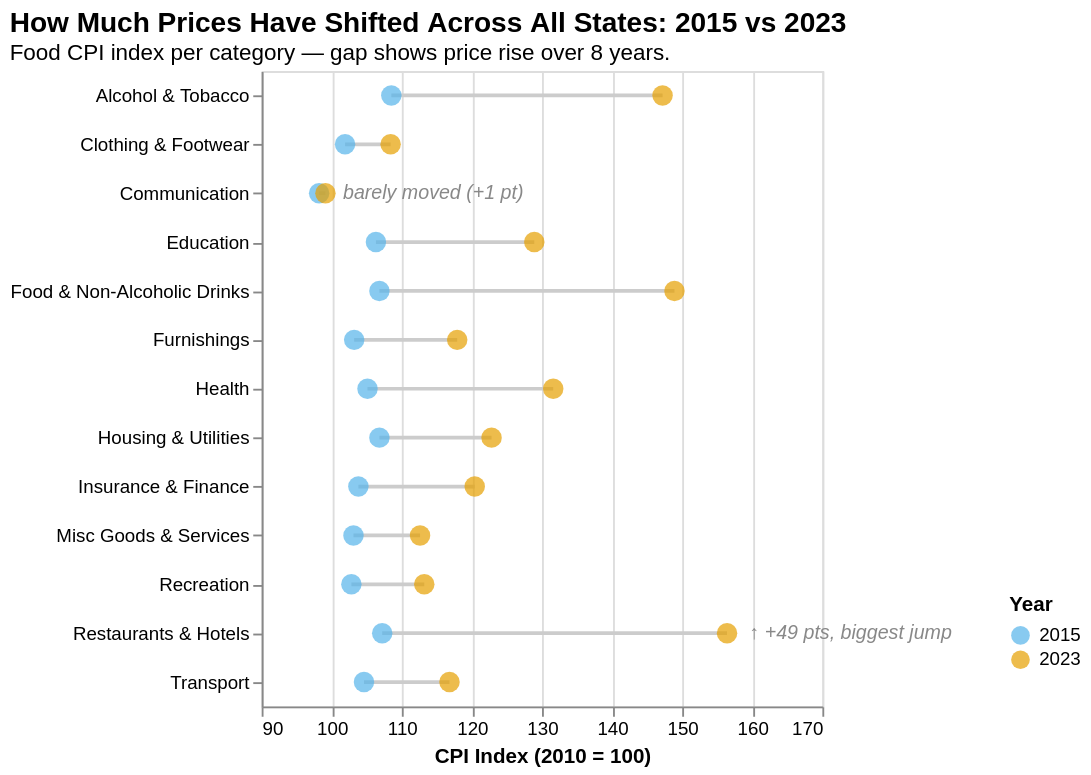

The Vega-Lite source for this figure:
### Vega-Lite specification from a JSON file in a GitHub repository (floating-point values rounded to 4 significant figures)
{"$schema": "https://vega.github.io/schema/vega-lite/v5.json", "title": {"text": "How Much Prices Have Shifted Across All States: 2015 vs 2023", "subtitle": "Food CPI index per category — gap shows price rise over 8 years.", "anchor": "start", "fontSize": 15, "subtitleFontSize": 12}, "width": "container", "height": 340, "data": {"values": [{"label": "Restaurants & Hotels", "year": "2015", "index": 107.2}, {"label": "Restaurants & Hotels", "year": "2023", "index": 156.4}, {"label": "Food & Non-Alcoholic Drinks", "year": "2015", "index": 106.8}, {"label": "Food & Non-Alcoholic Drinks", "year": "2023", "index": 148.9}, {"label": "Alcohol & Tobacco", "year": "2015", "index": 108.5}, {"label": "Alcohol & Tobacco", "year": "2023", "index": 147.2}, {"label": "Health", "year": "2015", "index": 105.1}, {"label": "Health", "year": "2023", "index": 131.6}, {"label": "Education", "year": "2015", "index": 106.3}, {"label": "Education", "year": "2023", "index": 128.9}, {"label": "Housing & Utilities", "year": "2015", "index": 106.8}, {"label": "Housing & Utilities", "year": "2023", "index": 122.8}, {"label": "Insurance & Finance", "year": "2015", "index": 103.8}, {"label": "Insurance & Finance", "year": "2023", "index": 120.4}, {"label": "Furnishings", "year": "2015", "index": 103.2}, {"label": "Furnishings", "year": "2023", "index": 117.9}, {"label": "Transport", "year": "2015", "index": 104.6}, {"label": "Transport", "year": "2023", "index": 116.8}, {"label": "Recreation", "year": "2015", "index": 102.8}, {"label": "Recreation", "year": "2023", "index": 113.2}, {"label": "Misc Goods & Services", "year": "2015", "index": 103.1}, {"label": "Misc Goods & Services", "year": "2023", "index": 112.6}, {"label": "Clothing & Footwear", "year": "2015", "index": 101.9}, {"label": "Clothing & Footwear", "year": "2023", "index": 108.4}, {"label": "Communication", "year": "2015", "index": 98.2}, {"label": "Communication", "year": "2023", "index": 99.1}]}, "layer": [{"mark": {"type": "line", "color": "#ccc", "strokeWidth": 2}, "encoding": {"y": {"field": "label", "type": "nominal", "title": null, "sort": {"field": "index", "op": "max", "order": "descending"}}, "x": {"field": "index", "type": "quantitative", "title": "CPI Index (2010 = 100)", "scale": {"domain": [90, 170]}}, "detail": {"field": "label"}}}, {"mark": {"type": "point", "filled": true, "size": 120}, "encoding": {"y": {"field": "label", "type": "nominal", "sort": {"field": "index", "op": "max", "order": "descending"}}, "x": {"field": "index", "type": "quantitative"}, "color": {"field": "year", "type": "nominal", "scale": {"domain": ["2015", "2023"], "range": ["#56B4E9", "#E69F00"]}, "legend": {"title": "Year", "orient": "none", "legendX": 400, "legendY": 280}}, "tooltip": [{"field": "label", "title": "Category"}, {"field": "year", "title": "Year"}, {"field": "index", "title": "CPI Index", "format": ".1f"}]}}, {"data": {"values": [{"x": 158, "y": "Restaurants & Hotels", "label": "↑ +49 pts, biggest jump"}, {"x": 100, "y": "Communication", "label": "barely moved (+1 pt)"}]}, "mark": {"type": "text", "fontSize": 10.5, "color": "#888", "align": "left", "fontStyle": "italic", "dx": 6}, "encoding": {"x": {"field": "x", "type": "quantitative"}, "y": {"field": "y", "type": "nominal", "sort": {"field": "x", "op": "max", "order": "descending"}}, "text": {"field": "label"}}}]}
